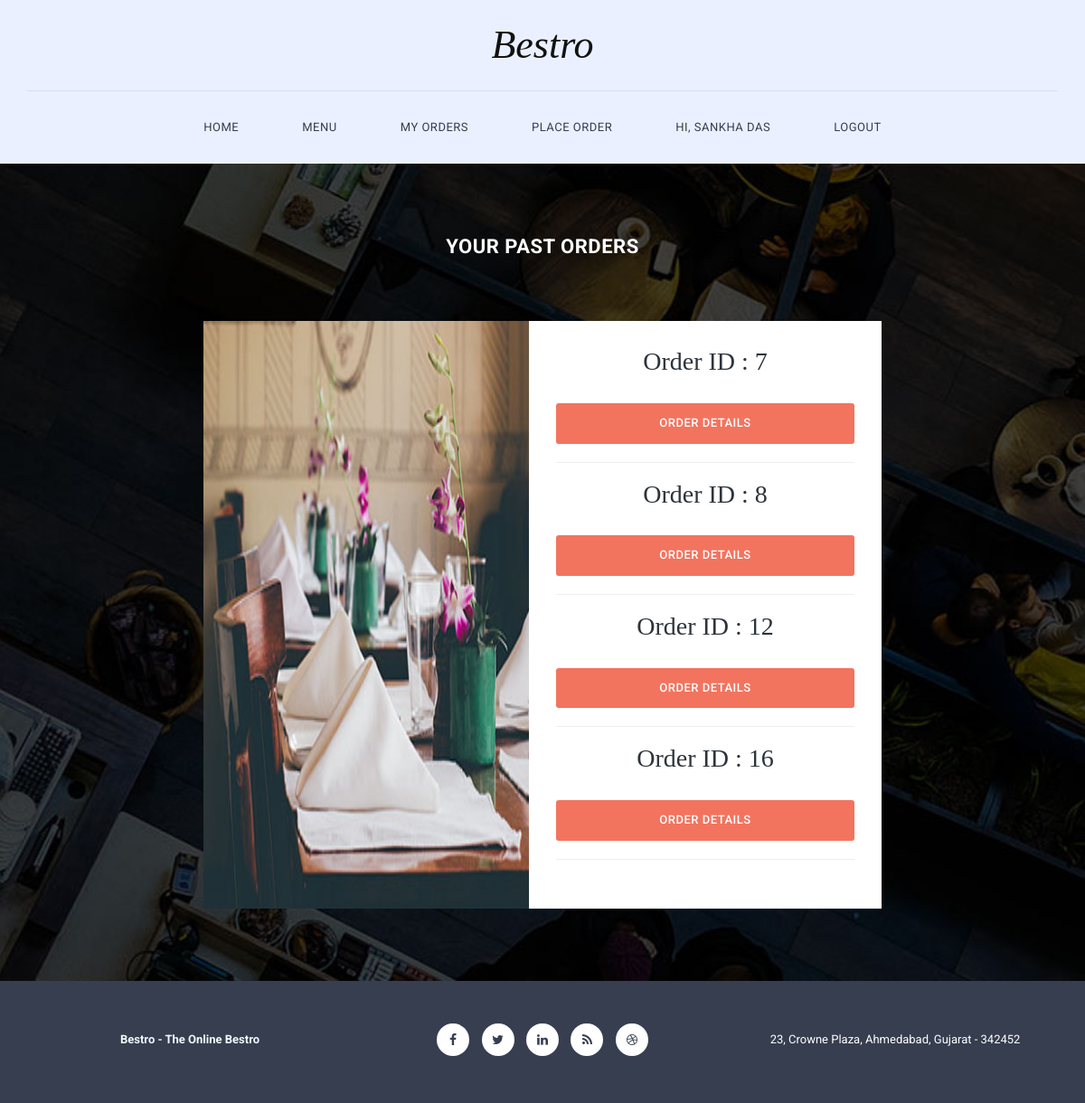
Page /orders/history (signed in) on the committed database.
### users/models.py (models this page shows, shortened)
class Customer(models.Model):
    user = models.OneToOneField(User, on_delete=models.CASCADE)
    name = models.CharField(max_length=100, default="", blank=False, null=False)
    address = models.TextField(max_length=1000, default="", blank=False, null=False)
    phone = models.CharField(verbose_name = "Mobile", max_length=14)
    email = models.EmailField(max_length=254)
    image = models.ImageField(verbose_name="Profile Picture", upload_to="customer_pics", default="media/default_user.png")

### orders/models.py (models this page shows)
class Order(models.Model):
    customer = models.ForeignKey(Customer, on_delete=models.CASCADE)
    date_placed = models.DateTimeField(default=date.today())
    time_placed = models.TimeField(default=datetime.now())
    grand_total = models.DecimalField(max_digits=6, decimal_places=2, default=0)
    expected_time = models.IntegerField(default=15) # Expected Waiting time in minutes
    finalized = models.BooleanField(default=False)
    delivered = models.BooleanField(default=False)

### orders/views.py (the view)
# urls.py: path('history', past_transactions, name='past_transactions'),
@login_required
def past_transactions(request):
    customer = get_object_or_404(Customer, user = request.user)
    orders = Order.objects.filter(customer = customer, finalized = True)
    context = {
        'customer' : customer,
        'orders' : orders
    }
    return render(request, 'orders/past_transactions.htm', context)

### orders/templates/orders/past_transactions.htm (shortened to what this page needs)
{% extends "orders/base.htm" %}
{% load crispy_forms_tags %}
{% load static %}
{% block content %}
    <section id="book-table">
        <div class="container">
            <div class="row">
                <div class="heading">
                    <h2>Your Past Orders</h2>
                </div>
            </div>
            <div class="row">
                <div class="col-md-4 col-md-offset-2 col-sm-12" style="height: 200px;">
                    <div class="left-image">
                        <img src="{% static 'orders/img/book_left_image.jpg' %}"" alt="">
                    </div>
                </div>
                <div class="col-md-4 col-sm-12" >
                    <div class="right-info" style="overflow-y: scroll;">
                        {% for order in orders %}
                        <h4>Order ID : {{ order.id }}</h4>
                        <br>
                        <a href="{% url 'order_summary' order.id %}"><button class="btn">Order Details</button></a>
                        <br>
                        <hr>
                        {% endfor %}
                    </div>
                </div>
            </div>
        </div>
    </section>
{% endblock content %}

### orders/templates/orders/base.htm (shortened to what this page needs)
{% load static %}
<!DOCTYPE html>
<html>
    <head>
        <link rel="stylesheet" href="{% static 'orders/css/bootstrap.min.css' %}">
        <link rel="stylesheet" href="{% static 'orders/css/bootstrap-theme.min.css' %}">
        <link rel="stylesheet" href="{% static 'orders/css/fontAwesome.css' %}">
        <link rel="stylesheet" href="{% static 'orders/css/hero-slider.css' %}">
        <link rel="stylesheet" href="{% static 'orders/css/owl-carousel.css' %}">
        <link rel="stylesheet" href="{% static 'orders/css/templatemo-style.css' %}">
    </head>
<body>
    <div class="header">
        <div class="container">
            <a href="#" class="navbar-brand scroll-top">Bestro</a>
            <nav class="navbar navbar-inverse" role="navigation">
                <div id="main-nav" class="collapse navbar-collapse">
                    <ul class="nav navbar-nav">
                        <li><a href="{% url 'index' %}">Home</a></li>
                        <li><a href="{% url 'menu' %}">Menu</a></li>
                        {% if not user.is_authenticated %}
                            <li><a href="{% url 'register_customer' %}">Sign Up</a></li>
                            <li><a href="{% url 'login' %}">Login</a></li>
                        {% elif user.is_superuser %}
                            <li><a href="{% url 'notify_offers' %}">New Offer</a></li>
                            <li><a href="{% url 'register_staff' %}">Register Employee</a></li>
                            <li><a href="{% url 'staff_profile' %}">Hi, {{ user.staff.name }}</a></li>
                            <li><a href="{% url 'logout' %}">Logout</a></li>
                        {% else %}
                            <li><a href="{% url 'past_transactions' %}">My Orders</a></li>
                            <li><a href="{% url 'create_order' %}">Place Order</a></li>
                            <li><a href="{% url 'customer_profile' %}">Hi, {{ user.customer.name }}</a></li>
                            <li><a href="{% url 'logout' %}">Logout</a></li>
                        {% endif %}
                    </ul>
                </div>
            </nav>
        </div>
    </div>
    {% block content %}
    {% endblock %}
    <footer>
        <div class="container">
            <div class="row">
                <div class="col-md-4">
                    <p style="color: aliceblue;"><b>Bestro - The Online Bestro</b></p>
                </div>
                <div class="col-md-4">
                    <ul class="social-icons">
                        <li><a rel="nofollow" href="http://www.facebook.com/templatemo" target="_parent"><i class="fa fa-facebook"></i></a></li>
                        <li><a href="#"><i class="fa fa-twitter"></i></a></li>
                        <li><a href="#"><i class="fa fa-linkedin"></i></a></li>
                        <li><a href="#"><i class="fa fa-rss"></i></a></li>
                        <li><a href="#"><i class="fa fa-dribbble"></i></a></li>
                    </ul>
                </div>
                <div class="col-md-4">
                    <p>23, Crowne Plaza, Ahmedabad, Gujarat - 342452</p>
                </div
            </div>
        </div>
    </footer>
</body>
</html>

### orders/static/orders/css/hero-slider.css (style rules this page uses)
*, *::after, *::before { -webkit-box-sizing: border-box; -moz-box-sizing: border-box; box-sizing: border-box; }
html { font-size: 62.5%; }
body { font-family: "Open Sans", sans-serif; color: #2c343b; background-color: #f2f2f2; }
a { color: #d44457; text-decoration: none; }
img { max-width: 100%; }

### orders/static/orders/css/templatemo-style.css (style rules this page uses)
* { margin: 0; padding: 0; font-family: 'Roboto', arial, sans-serif; }
body { overflow-x: hidden; background-color: #fff; }
ul { list-style: none; margin: 0px; }
p { color: #9a9a9a; font-size: 13px; line-height: 24px; }
.header { width: 100%; padding: 0; z-index: 10000; transition: all 0.2s ease-in-out; background-color: #eaf0ff; text-align: center; }
.navbar-inverse .navbar-brand, .navbar-inverse .navbar-nav>li>a { text-shadow: none; }
.navbar-brand { font-family: 'Spectral', serif; font-size: 44px; color: #121212; font-style: italic; text-align: center; width: 100%; border-bottom: 1px solid #d8deed; position: relative; padding: 40px 0px; height: auto!important; }
#main-nav { padding: 15px 0px; float: right; position:relative; left:-50%; text-align: left; }
.nav { list-style:none; position:relative; left:50%; }
.navbar-nav li { margin: 0px 20px; }
.navbar-nav li a { font-family: 'Roboto', sans-serif; font-size: 13px; text-transform: uppercase; color: #363e50!important; letter-spacing: 0.5px; }
.navbar-inverse { background-image: none; background-color: transparent; }
.header .navbar { margin: 0; border: none; }
section#book-table { padding: 80px 0px; background-image: url(../img/book-bg.jpg); background-repeat: no-repeat; background-size: cover; background-position: center center; text-align: center; }
#book-table .heading h2 { margin-top: 0px; margin-bottom: 70px; font-size: 22px; font-weight: 700; letter-spacing: 0.5px; text-transform: uppercase; color: #fff; }
section#book-table .left-image img { width: 100%; height: 650px; overflow: hidden; }
.right-info { height: 650px; background-color: #fff; margin-left: -30px; padding: 30px; }
.right-info h4 { margin-top: 0px; font-family: 'Spectral', serif; font-size: 28px; }
.right-info button { width: 100%; display: inline-block; background-color: #f2745f; color: #fff!important; font-size: 13px; text-transform: uppercase; font-weight: 500; padding: 12px 20px; border-radius: 3px; text-decoration: none; letter-spacing: 0.5px; }
footer { background-color: #363e50; line-height: 130px; text-align: center; }
footer p { line-height: 120px; color: #fff; margin-top: 5px; }
footer ul { list-style: none; padding: 0; margin: 0; }
footer ul li { display: inline-block; margin: 0px 5px; }
footer ul li i { width: 36px; height: 36px; display: inline-block; text-align: center; line-height: 36px!important; background-color: #fff; border-radius: 50%; color: #363e50; transition: all 0.5s; }

### rows in the picture
Order: id "7"
Order: id "8"
Order: id "12"
Order: id "16"

### other values in the picture
{{ user.customer.name }} "SANKHA DAS"
